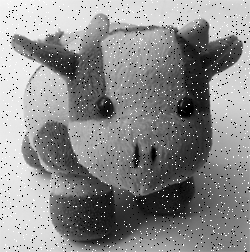
#> input picture boneka2.tif, 250 x 252 px
$ jupyter execute '7.5 filter batas.ipynb'   (shell and % lines are left out)
#> lines starting #> are read from the running program, lines starting #| are printed output that depends on the picture
[cell 1]
import matplotlib.pyplot as plt #Library untuk visualisasi data.

from skimage import data #Library untuk mengakses data citra bawaan.
from skimage.io import imread  #untuk membaca citra dari file ke dalam variabel
from skimage.color import rgb2gray #untuk mengkonversi citra berwarna (RGB) menjadi citra grayscale
import numpy as np #unyuk melakukan operasi dan manipulasi array atau matriks dalam bahasa python

[cell 2]
citra1 = imread(fname="boneka2.tif") #untuk membaca citra dan menyimpan dalam variabel
#> citra1 is the input picture: shape (252, 250); min 0, max 255, mean 139.1
citra2 = imread(fname="mobil.tif")#untuk membaca citra dan menyimpan dalam variabel
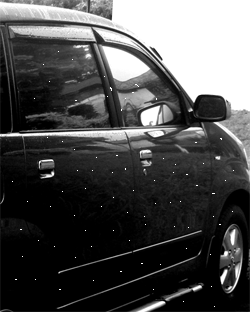
#> input picture mobil.tif, 250 x 312 px
#> citra2 is the input picture: shape (312, 250); min 0, max 255, mean 76.9

print('Shape citra 1 : ', citra1.shape) #digunakan untuk mendapatkan dimensi citra yaitu jumlah baris, jumlah kolom, dan jumlah saluran citra
#| Shape citra 1 :  (252, 250)
print('Shape citra 1 : ', citra2.shape) #digunakan untuk mendapatkan dimensi citra yaitu jumlah baris, jumlah kolom, dan jumlah saluran citra
#| Shape citra 1 :  (312, 250)

fig, axes = plt.subplots(1, 2, figsize=(10, 10)) #Membuat subplot dengan 1 baris dan 2 kolom untuk menampilkan kedua citra secara berdampingan.
ax = axes.ravel() #Mengubah array 2 dimensi `axes` menjadi array 1 dimensi `ax` agar mudah diakses.

ax[0].imshow(citra1, cmap = 'gray') #untuk menampilkan citra dalam skala keabuan
ax[0].set_title("Citra 1") #Mengatur judul subplot pertama menjadi "Citra 1".
ax[1].imshow(citra2, cmap = 'gray') #untuk menampilkan citra dalam skala keabuan.
ax[1].set_title("Citra 2") #Mengatur judul subplot kedua menjadi "Citra 2"
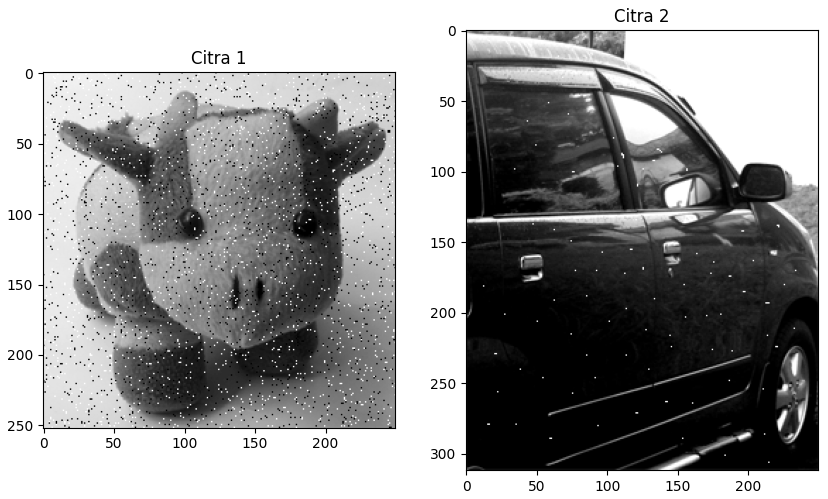
#> figure drawn by matplotlib, 2 panels

[cell 3]
#for baris=2 : tinggi-1
#    for kolom=2 : lebar-1
#        minPiksel = min([F(baris-1, kolom-1) F(baris-1, kolom) F(baris, kolom+1) ...
#            F(baris, kolom-1) F(baris, kolom+1) F(baris+1, kolom-1)  ...
#            F(baris+1, kolom) F(baris+1, kolom+1)]);
#
#        maksPiksel = max([F(baris-1, kolom-1) F(baris-1, kolom) F(baris, kolom+1)    ...
#            F(baris, kolom-1) F(baris, kolom+1) F(baris+1, kolom-1)  ...
#            F(baris+1, kolom) F(baris+1, kolom+1)]);
#
#        if F(baris, kolom) < minPiksel
#           G(baris, kolom) = minPiksel;
#        else
#            if F(baris, kolom) > maksPiksel
#                G(baris, kolom) = maksPiksel;
#            else
#                G(baris, kolom) = F(baris, kolom);
#            end
#        end
#    end
#end

[cell 4]
copyCitra1 = citra1.copy().astype(float) #Membuat salinan dari citra1 dan mengonversi tipe datanya menjadi float
copyCitra2 = citra2.copy().astype(float) #Membuat salinan dari citra2 dan mengonversi tipe datanya menjadi float.

m1,n1 = copyCitra1.shape #Mendapatkan dimensi citra copyCitra1
#> m1 = 252; n1 = 250
output1 = np.empty([m1, n1]) # untuk menyimpan hasil operasi pada citra.

m2,n2 = copyCitra2.shape #Mendapatkan dimensi citra copyCitra2
#> m2 = 312; n2 = 250
output2 = np.empty([m2, n2]) #Array ini akan digunakan untuk menyimpan hasil operasi pada citra.
print('Shape copy citra 1 : ', copyCitra1.shape) #Menampilkan dimensi copyCitra1, yaitu jumlah baris dan kolom citra
#| Shape copy citra 1 :  (252, 250)
print('Shape output citra 1 : ', output1.shape) #Menampilkan dimensi output1, yaitu jumlah baris dan kolom array yang digunakan untuk menyimpan hasil operasi pada citra.
#| Shape output citra 1 :  (252, 250)

print('m1 : ',m1) #Menampilkan nilai m1, yaitu jumlah baris citra copyCitra1.
#| m1 :  252
print('n1 : ',n1) #Menampilkan nilai n1, yaitu jumlah kolom citra copyCitra1.
#| n1 :  250
print()

print('Shape copy citra 2 : ', copyCitra2.shape) #Menampilkan dimensi copyCitra2, yaitu jumlah baris dan kolom citra.
#| Shape copy citra 2 :  (312, 250)
print('Shape output citra 3 : ', output2.shape) #Menampilkan dimensi output2, yaitu jumlah baris dan kolom array yang digunakan untuk menyimpan hasil operasi pada citra.
#| Shape output citra 3 :  (312, 250)
print('m2 : ',m2) #Menampilkan nilai m2, yaitu jumlah baris citra copyCitra2.
#| m2 :  312
print('n2 : ',n2) #Menampilkan nilai n2, yaitu jumlah kolom citra copyCitra2.
#| n2 :  250
print()

[cell 5]
for baris in range(0, m1-1): #Melakukan iterasi pada setiap baris citra.
    for kolom in range(0, n1-1): #Melakukan iterasi pada setiap kolom citra.

        a1 = baris #Menyimpan nilai baris saat ini dalam variabel `a1` dan `b1` untuk penggunaan lebih lanjut.
        b1 = kolom #Menyimpan nilai kolom saat ini dalam variabel `a1` dan `b1` untuk penggunaan lebih lanjut.

        arr = np.array([copyCitra1[a1-1, b1-1], copyCitra1[a1-1, b1], copyCitra1[a1, b1+1], \
            copyCitra1[a1, b1-1], copyCitra1[a1, b1+1], copyCitra1[a1+1, b1-1],  \
            copyCitra1[a1+1, b1], copyCitra1[a1+1, b1+1]])

        minPiksel = np.amin(arr);    #Mengambil nilai piksel terkecil (minimum) dari array
        maksPiksel = np.amax(arr);   # Mengambil nilai piksel terbesar (maksimum) dari array `arr`.

        if copyCitra1[baris, kolom] < minPiksel : #Memeriksa apakah nilai piksel pada titik `(baris, kolom)`
            output1[baris, kolom] = minPiksel
        else :
            if copyCitra1[baris, kolom] > maksPiksel :
                output1[baris, kolom] = maksPiksel
            else :
                output1[baris, kolom] = copyCitra1[baris, kolom]
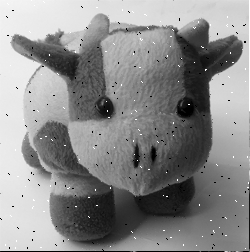
#> output1: shape (252, 250) float64; min 0, max 255, mean 138.8

[cell 6]
for baris1 in range(0, m2-1):#Melakukan iterasi pada setiap baris citra.
    for kolom1 in range(0, n2-1): #Melakukan iterasi pada setiap kolom citra.

        a1 = baris1 #Menyimpan nilai baris saat ini dalam variabel `a1` dan `b1` untuk penggunaan lebih lanjut.
        b1 = kolom1 #Menyimpan nilai kolom saat ini dalam variabel `a1` dan `b1` untuk penggunaan lebih lanjut.

        arr = np.array([copyCitra2[a1-1, b1-1], copyCitra2[a1-1, b1], copyCitra2[a1, b1+1], \
            copyCitra2[a1, b1-1], copyCitra2[a1, b1+1], copyCitra2[a1+1, b1-1],  \
            copyCitra2[a1+1, b1], copyCitra2[a1+1, b1+1]])

        minPiksel = np.amin(arr);      #Mengambil nilai piksel terkecil (minimum) dari array
        maksPiksel = np.amax(arr);    # Mengambil nilai piksel terbesar (maksimum) dari array `arr`.

        if copyCitra2[baris1, kolom1] < minPiksel : #Memeriksa apakah nilai piksel pada titik `(baris, kolom)`
            output2[baris1, kolom1] = minPiksel
        else :
            if copyCitra2[baris1, kolom1] > maksPiksel :
                output2[baris1, kolom1] = maksPiksel
            else :
                output2[baris1, kolom1] = copyCitra2[baris1, kolom1]

[cell 7]
fig, axes = plt.subplots(2, 2, figsize=(10, 10))
ax = axes.ravel()

ax[0].imshow(citra1, cmap = 'gray') #menampilkan citra 1 pada subplot pertama
ax[0].set_title("Input Citra 1")  #mengatur judul

ax[1].imshow(citra2, cmap = 'gray') #menampilkan citra 2 pada subplot pertama
ax[1].set_title("Input Citra 2") #mengatur judul

ax[2].imshow(output1, cmap = 'gray') #menampilkan citra 3 pada subplot pertama
ax[2].set_title("Output Citra 1") #mengatur judul

ax[3].imshow(output2, cmap = 'gray') #menampilkan citra 4 pada subplot pertama
ax[3].set_title("Output Citra 2") #mengatur judul
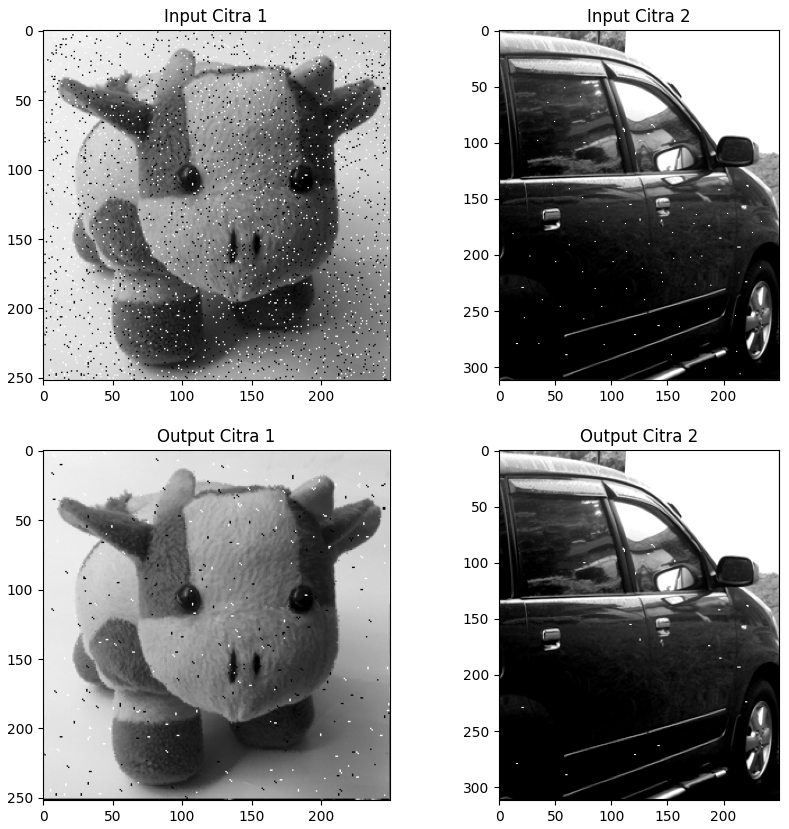
#> figure drawn by matplotlib, 4 panels
